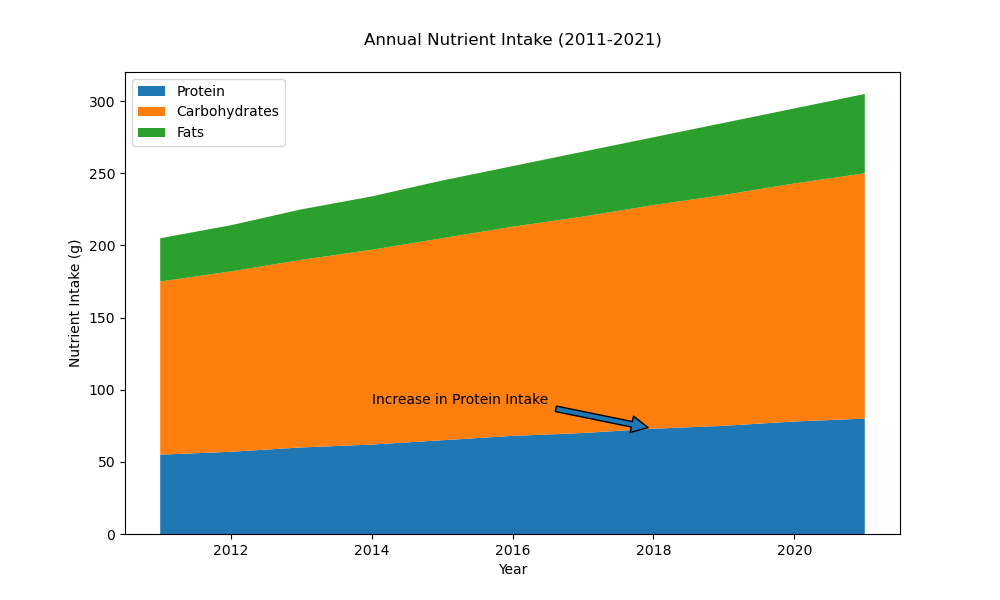

The script that drew this image:

import matplotlib.pyplot as plt

years = list(range(2011, 2022))
protein = [55, 57, 60, 62, 65, 68, 70, 73, 75, 78, 80]
carbohydrates = [120, 125, 130, 135, 140, 145, 150, 155, 160, 165, 170]
fats = [30, 32, 35, 37, 40, 42, 45, 47, 50, 52, 55]

fig, ax = plt.subplots(figsize=(10, 6))

ax.stackplot(years, protein, carbohydrates, fats, colors=['#1f77b4', '#ff7f0e', '#2ca02c'])

ax.annotate('Increase in Protein Intake', xy=(2018, 73), xytext=(2014, 90),
            arrowprops=dict(facecolor='#1f77b4', shrink=0.05))

plt.xlabel('Year')
plt.ylabel('Nutrient Intake (g)')
plt.title('Annual Nutrient Intake (2011-2021)', pad=20)

plt.legend(['Protein', 'Carbohydrates', 'Fats'], loc='upper left')
plt.show()
